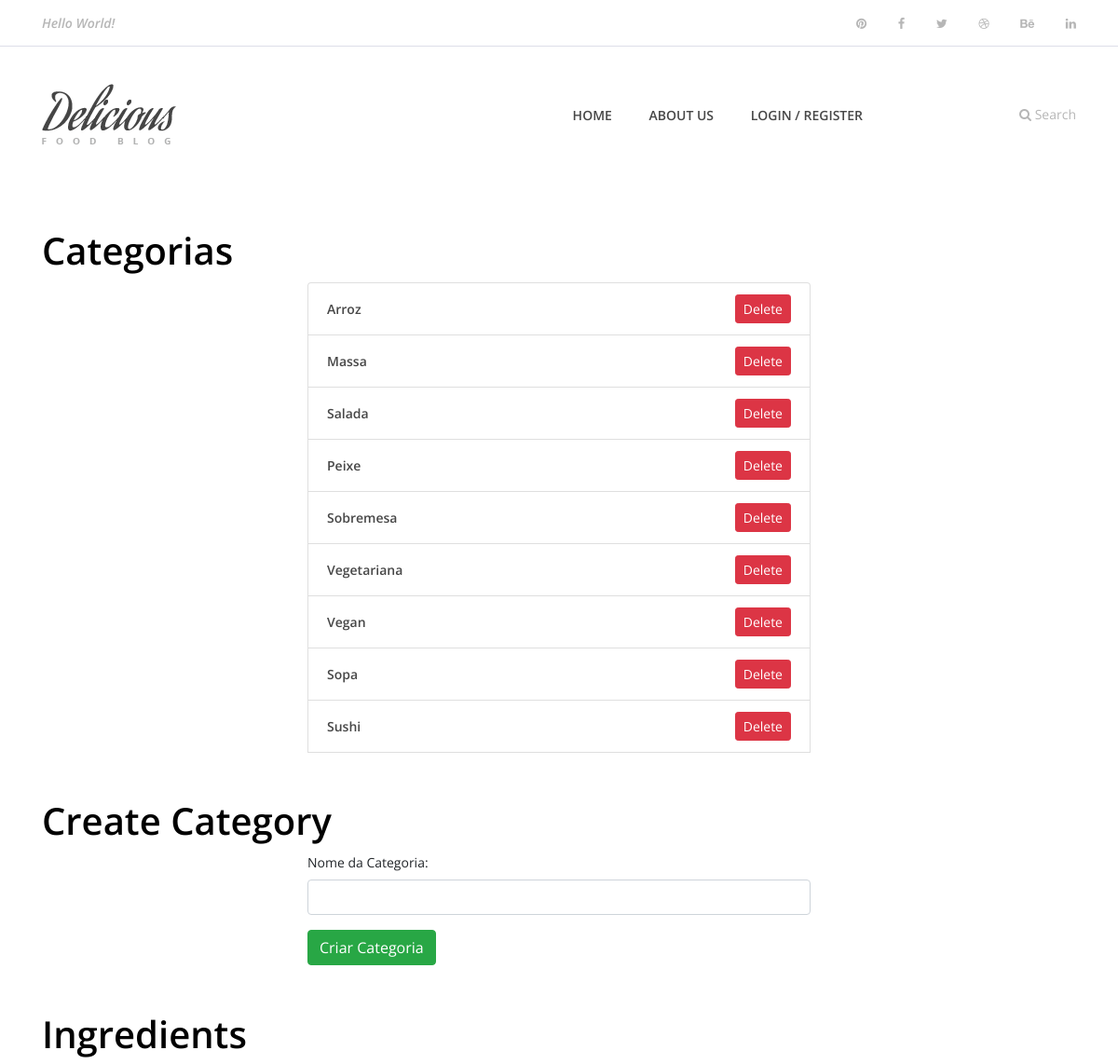
The app's page /adminPage/ (upper part), older data.
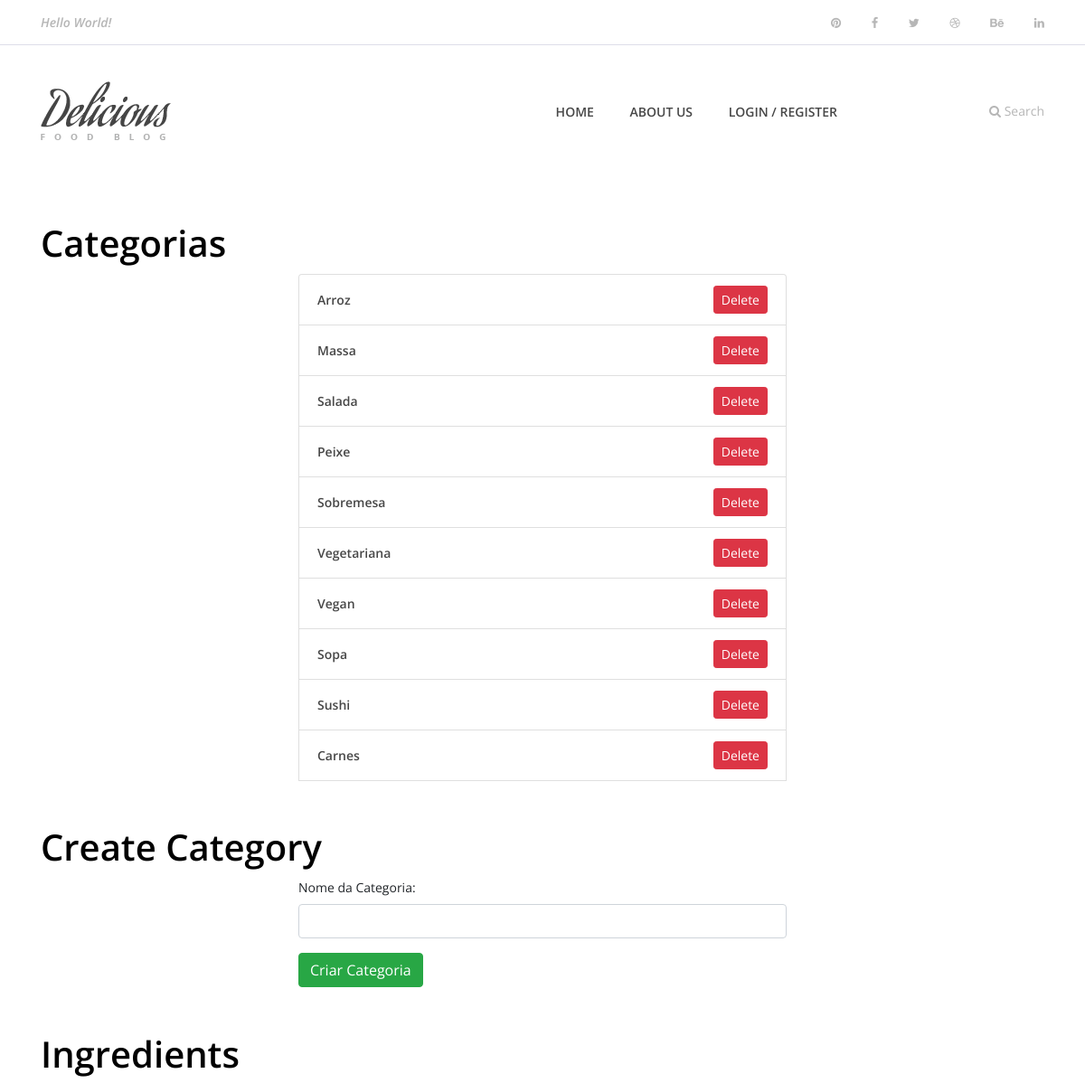
The same page, newer data.
### app/models.py (models this page shows, shortened)
class Categoria(models.Model):
    name = models.CharField(max_length=200)

### app/views.py (the view)
# urls.py: path('adminPage/', views.adminPage, name="adminPage"),
def adminPage(request):
    categorias= Categoria.objects.all()
    ingredientes = Ingrediente.objects.all()
    return render(request, 'adminPage.html', {'categorias': categorias, 'ingredientes': ingredientes})

### app/templates/adminPage.html (shortened to what this page needs)
{% extends 'main.html' %}
{% load static %}
{% block content %}
<div class="container">
    <h1 class="mt-5">Categorias</h1>
    <div class="row">
        <div class="col-md-6 offset-md-3">
            <ul class="list-group">
                {% for cat in categorias %}
                <li class="list-group-item d-flex justify-content-between align-items-center">
                    <a href="#">{{ cat.name }}</a>
                    <button class="btn btn-danger btn-sm" data-toggle="modal" data-target="#confirmDelete{{cat.id}}">Delete</button>
                </li>
                {% empty %}
                <li class="list-group-item">Nenhuma categoria disponível.</li>
                {% endfor %}
            </ul>
        </div>
    </div>
</div>
<div class="container">
    <h1 class="mt-5">Create Category</h1>
    <div class="row">
        <div class="col-md-6 offset-md-3">
            <form method="post" action="{% url 'create_category' %}">
                <div class="form-group">
                    <label for="categoryName">Nome da Categoria:</label>
                    <input type="text" id="categoryName" name="categoryName" class="form-control" required>
                </div>
                <button type="submit" class="btn btn-success">Criar Categoria</button>
            </form>
        </div>
    </div>
</div>
<div class="container">
    <h1 class="mt-5">Ingredients</h1>
</div>
{% endblock %}

Row changes from the older to the newer data that the page shows:
added Categoria: name "Carnes"
